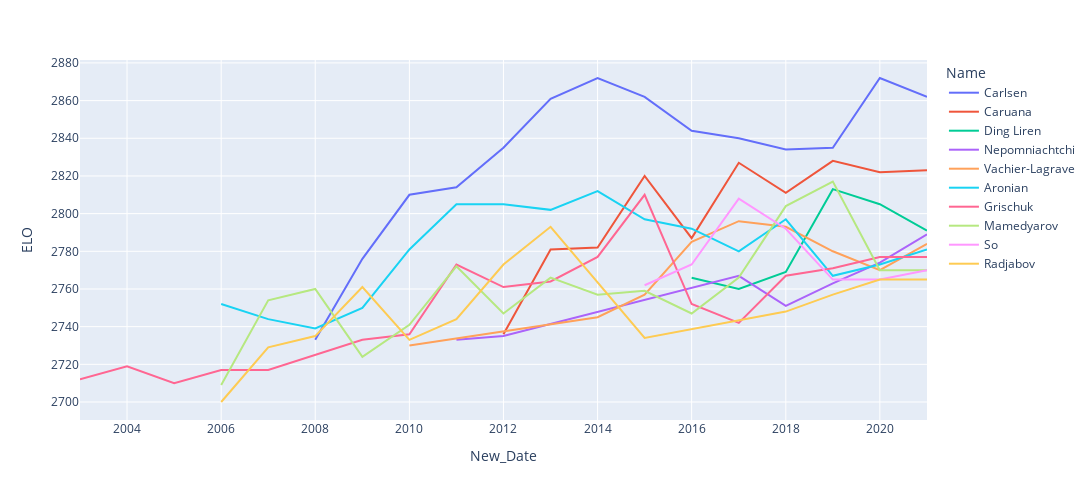

The notebook cell this image was saved under:
### Code cell
px.line(data_frame=top2, 
       x = 'New_Date', 
       y = 'ELO',
       color = 'Name',
       hover_name='Name', 
       width=1200, height=500,
       
)

### Figure 1 — Plotly figure (JSON) as saved in the notebook; plotly's stock layout.template omitted (floating-point values rounded to 4 significant figures)
{"data": [{"hovertemplate": "<b>%{hovertext}</b><br><br>Name=Carlsen<br>New_Date=%{x}<br>ELO=%{y}<extra></extra>", "hovertext": ["Carlsen", "Carlsen", "Carlsen", "Carlsen", "Carlsen", "Carlsen", "Carlsen", "Carlsen", "Carlsen", "Carlsen", "Carlsen", "Carlsen", "Carlsen", "Carlsen"], "legendgroup": "Carlsen", "line": {"color": "#636efa", "dash": "solid"}, "marker": {"symbol": "circle"}, "mode": "lines", "name": "Carlsen", "orientation": "v", "showlegend": true, "type": "scatter", "x": ["2021-01-01T00:00:00", "2020-01-01T00:00:00", "2019-01-01T00:00:00", "2018-01-01T00:00:00", "2017-01-01T00:00:00", "2016-01-01T00:00:00", "2015-01-01T00:00:00", "2014-01-01T00:00:00", "2013-01-01T00:00:00", "2012-01-01T00:00:00", "2011-01-01T00:00:00", "2010-01-01T00:00:00", "2009-01-01T00:00:00", "2008-01-01T00:00:00"], "xaxis": "x", "y": [2862, 2872, 2835, 2834, 2840, 2844, 2862, 2872, 2861, 2835, 2814, 2810, 2776, 2733], "yaxis": "y"}, {"hovertemplate": "<b>%{hovertext}</b><br><br>Name=Caruana<br>New_Date=%{x}<br>ELO=%{y}<extra></extra>", "hovertext": ["Caruana", "Caruana", "Caruana", "Caruana", "Caruana", "Caruana", "Caruana", "Caruana", "Caruana", "Caruana"], "legendgroup": "Caruana", "line": {"color": "#EF553B", "dash": "solid"}, "marker": {"symbol": "circle"}, "mode": "lines", "name": "Caruana", "orientation": "v", "showlegend": true, "type": "scatter", "x": ["2021-01-01T00:00:00", "2020-01-01T00:00:00", "2019-01-01T00:00:00", "2018-01-01T00:00:00", "2017-01-01T00:00:00", "2016-01-01T00:00:00", "2015-01-01T00:00:00", "2014-01-01T00:00:00", "2013-01-01T00:00:00", "2012-01-01T00:00:00"], "xaxis": "x", "y": [2823, 2822, 2828, 2811, 2827, 2787, 2820, 2782, 2781, 2736], "yaxis": "y"}, {"hovertemplate": "<b>%{hovertext}</b><br><br>Name=Ding Liren<br>New_Date=%{x}<br>ELO=%{y}<extra></extra>", "hovertext": ["Ding Liren", "Ding Liren", "Ding Liren", "Ding Liren", "Ding Liren", "Ding Liren"], "legendgroup": "Ding Liren", "line": {"color": "#00cc96", "dash": "solid"}, "marker": {"symbol": "circle"}, "mode": "lines", "name": "Ding Liren", "orientation": "v", "showlegend": true, "type": "scatter", "x": ["2021-01-01T00:00:00", "2020-01-01T00:00:00", "2019-01-01T00:00:00", "2018-01-01T00:00:00", "2017-01-01T00:00:00", "2016-01-01T00:00:00"], "xaxis": "x", "y": [2791, 2805, 2813, 2769, 2760, 2766], "yaxis": "y"}, {"hovertemplate": "<b>%{hovertext}</b><br><br>Name=Nepomniachtchi<br>New_Date=%{x}<br>ELO=%{y}<extra></extra>", "hovertext": ["Nepomniachtchi", "Nepomniachtchi", "Nepomniachtchi", "Nepomniachtchi", "Nepomniachtchi", "Nepomniachtchi", "Nepomniachtchi"], "legendgroup": "Nepomniachtchi", "line": {"color": "#ab63fa", "dash": "solid"}, "marker": {"symbol": "circle"}, "mode": "lines", "name": "Nepomniachtchi", "orientation": "v", "showlegend": true, "type": "scatter", "x": ["2021-01-01T00:00:00", "2020-01-01T00:00:00", "2019-01-01T00:00:00", "2018-01-01T00:00:00", "2017-01-01T00:00:00", "2012-01-01T00:00:00", "2011-01-01T00:00:00"], "xaxis": "x", "y": [2789, 2774, 2763, 2751, 2767, 2735, 2733], "yaxis": "y"}, {"hovertemplate": "<b>%{hovertext}</b><br><br>Name=Vachier-Lagrave<br>New_Date=%{x}<br>ELO=%{y}<extra></extra>", "hovertext": ["Vachier-Lagrave", "Vachier-Lagrave", "Vachier-Lagrave", "Vachier-Lagrave", "Vachier-Lagrave", "Vachier-Lagrave", "Vachier-Lagrave", "Vachier-Lagrave", "Vachier-Lagrave"], "legendgroup": "Vachier-Lagrave", "line": {"color": "#FFA15A", "dash": "solid"}, "marker": {"symbol": "circle"}, "mode": "lines", "name": "Vachier-Lagrave", "orientation": "v", "showlegend": true, "type": "scatter", "x": ["2021-01-01T00:00:00", "2020-01-01T00:00:00", "2019-01-01T00:00:00", "2018-01-01T00:00:00", "2017-01-01T00:00:00", "2016-01-01T00:00:00", "2015-01-01T00:00:00", "2014-01-01T00:00:00", "2010-01-01T00:00:00"], "xaxis": "x", "y": [2784, 2770, 2780, 2793, 2796, 2785, 2757, 2745, 2730], "yaxis": "y"}, {"hovertemplate": "<b>%{hovertext}</b><br><br>Name=Aronian<br>New_Date=%{x}<br>ELO=%{y}<extra></extra>", "hovertext": ["Aronian", "Aronian", "Aronian", "Aronian", "Aronian", "Aronian", "Aronian", "Aronian", "Aronian", "Aronian", "Aronian", "Aronian", "Aronian", "Aronian", "Aronian", "Aronian"], "legendgroup": "Aronian", "line": {"color": "#19d3f3", "dash": "solid"}, "marker": {"symbol": "circle"}, "mode": "lines", "name": "Aronian", "orientation": "v", "showlegend": true, "type": "scatter", "x": ["2021-01-01T00:00:00", "2020-01-01T00:00:00", "2019-01-01T00:00:00", "2018-01-01T00:00:00", "2017-01-01T00:00:00", "2016-01-01T00:00:00", "2015-01-01T00:00:00", "2014-01-01T00:00:00", "2013-01-01T00:00:00", "2012-01-01T00:00:00", "2011-01-01T00:00:00", "2010-01-01T00:00:00", "2009-01-01T00:00:00", "2008-01-01T00:00:00", "2007-01-01T00:00:00", "2006-01-01T00:00:00"], "xaxis": "x", "y": [2781, 2773, 2767, 2797, 2780, 2792, 2797, 2812, 2802, 2805, 2805, 2781, 2750, 2739, 2744, 2752], "yaxis": "y"}, {"hovertemplate": "<b>%{hovertext}</b><br><br>Name=Grischuk<br>New_Date=%{x}<br>ELO=%{y}<extra></extra>", "hovertext": ["Grischuk", "Grischuk", "Grischuk", "Grischuk", "Grischuk", "Grischuk", "Grischuk", "Grischuk", "Grischuk", "Grischuk", "Grischuk", "Grischuk", "Grischuk", "Grischuk", "Grischuk", "Grischuk", "Grischuk", "Grischuk"], "legendgroup": "Grischuk", "line": {"color": "#FF6692", "dash": "solid"}, "marker": {"symbol": "circle"}, "mode": "lines", "name": "Grischuk", "orientation": "v", "showlegend": true, "type": "scatter", "x": ["2021-01-01T00:00:00", "2020-01-01T00:00:00", "2019-01-01T00:00:00", "2018-01-01T00:00:00", "2017-01-01T00:00:00", "2016-01-01T00:00:00", "2015-01-01T00:00:00", "2014-01-01T00:00:00", "2013-01-01T00:00:00", "2012-01-01T00:00:00", "2011-01-01T00:00:00", "2010-01-01T00:00:00", "2009-01-01T00:00:00", "2007-01-01T00:00:00", "2006-01-01T00:00:00", "2005-01-01T00:00:00", "2004-01-01T00:00:00", "2003-01-01T00:00:00"], "xaxis": "x", "y": [2777, 2777, 2771, 2767, 2742, 2752, 2810, 2777, 2764, 2761, 2773, 2736, 2733, 2717, 2717, 2710, 2719, 2712], "yaxis": "y"}, {"hovertemplate": "<b>%{hovertext}</b><br><br>Name=Mamedyarov<br>New_Date=%{x}<br>ELO=%{y}<extra></extra>", "hovertext": ["Mamedyarov", "Mamedyarov", "Mamedyarov", "Mamedyarov", "Mamedyarov", "Mamedyarov", "Mamedyarov", "Mamedyarov", "Mamedyarov", "Mamedyarov", "Mamedyarov", "Mamedyarov", "Mamedyarov", "Mamedyarov", "Mamedyarov", "Mamedyarov"], "legendgroup": "Mamedyarov", "line": {"color": "#B6E880", "dash": "solid"}, "marker": {"symbol": "circle"}, "mode": "lines", "name": "Mamedyarov", "orientation": "v", "showlegend": true, "type": "scatter", "x": ["2021-01-01T00:00:00", "2020-01-01T00:00:00", "2019-01-01T00:00:00", "2018-01-01T00:00:00", "2017-01-01T00:00:00", "2016-01-01T00:00:00", "2015-01-01T00:00:00", "2014-01-01T00:00:00", "2013-01-01T00:00:00", "2012-01-01T00:00:00", "2011-01-01T00:00:00", "2010-01-01T00:00:00", "2009-01-01T00:00:00", "2008-01-01T00:00:00", "2007-01-01T00:00:00", "2006-01-01T00:00:00"], "xaxis": "x", "y": [2770, 2770, 2817, 2804, 2766, 2747, 2759, 2757, 2766, 2747, 2772, 2741, 2724, 2760, 2754, 2709], "yaxis": "y"}, {"hovertemplate": "<b>%{hovertext}</b><br><br>Name=So<br>New_Date=%{x}<br>ELO=%{y}<extra></extra>", "hovertext": ["So", "So", "So", "So", "So", "So", "So"], "legendgroup": "So", "line": {"color": "#FF97FF", "dash": "solid"}, "marker": {"symbol": "circle"}, "mode": "lines", "name": "So", "orientation": "v", "showlegend": true, "type": "scatter", "x": ["2021-01-01T00:00:00", "2020-01-01T00:00:00", "2019-01-01T00:00:00", "2018-01-01T00:00:00", "2017-01-01T00:00:00", "2016-01-01T00:00:00", "2015-01-01T00:00:00"], "xaxis": "x", "y": [2770, 2765, 2765, 2792, 2808, 2773, 2762], "yaxis": "y"}, {"hovertemplate": "<b>%{hovertext}</b><br><br>Name=Radjabov<br>New_Date=%{x}<br>ELO=%{y}<extra></extra>", "hovertext": ["Radjabov", "Radjabov", "Radjabov", "Radjabov", "Radjabov", "Radjabov", "Radjabov", "Radjabov", "Radjabov", "Radjabov", "Radjabov", "Radjabov", "Radjabov"], "legendgroup": "Radjabov", "line": {"color": "#FECB52", "dash": "solid"}, "marker": {"symbol": "circle"}, "mode": "lines", "name": "Radjabov", "orientation": "v", "showlegend": true, "type": "scatter", "x": ["2021-01-01T00:00:00", "2020-01-01T00:00:00", "2019-01-01T00:00:00", "2018-01-01T00:00:00", "2015-01-01T00:00:00", "2013-01-01T00:00:00", "2012-01-01T00:00:00", "2011-01-01T00:00:00", "2010-01-01T00:00:00", "2009-01-01T00:00:00", "2008-01-01T00:00:00", "2007-01-01T00:00:00", "2006-01-01T00:00:00"], "xaxis": "x", "y": [2765, 2765, 2757, 2748, 2734, 2793, 2773, 2744, 2733, 2761, 2735, 2729, 2700], "yaxis": "y"}], "layout": {"height": 500, "legend": {"title": {"text": "Name"}, "tracegroupgap": 0}, "margin": {"t": 60}, "width": 1200, "xaxis": {"anchor": "y", "domain": [0, 1], "title": {"text": "New_Date"}}, "yaxis": {"anchor": "x", "domain": [0, 1], "title": {"text": "ELO"}}}}
